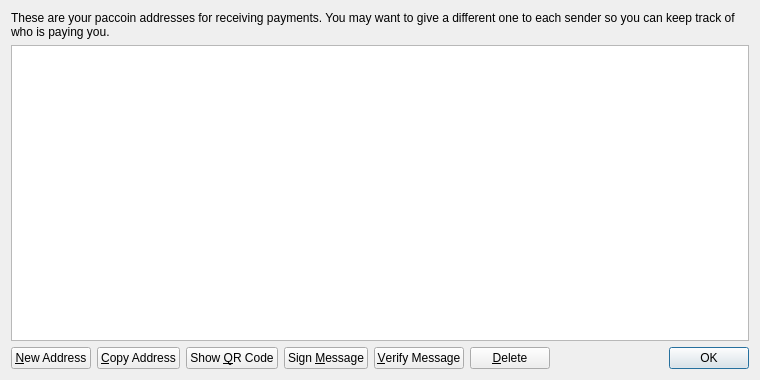
<?xml version="1.0" encoding="UTF-8"?>
<ui version="4.0">
 <class>AddressBookPage</class>
 <widget class="QWidget" name="AddressBookPage">
  <property name="geometry">
   <rect>
    <x>0</x>
    <y>0</y>
    <width>760</width>
    <height>380</height>
   </rect>
  </property>
  <property name="windowTitle">
   <string>Address Book</string>
  </property>
  <layout class="QVBoxLayout" name="verticalLayout">
   <item>
    <widget class="QLabel" name="labelExplanation">
     <property name="text">
      <string>These are your paccoin addresses for receiving payments. You may want to give a different one to each sender so you can keep track of who is paying you.</string>
     </property>
     <property name="textFormat">
      <enum>Qt::PlainText</enum>
     </property>
     <property name="wordWrap">
      <bool>true</bool>
     </property>
    </widget>
   </item>
   <item>
    <widget class="QTableView" name="tableView">
     <property name="contextMenuPolicy">
      <enum>Qt::CustomContextMenu</enum>
     </property>
     <property name="toolTip">
      <string>Double-click to edit address or label</string>
     </property>
     <property name="tabKeyNavigation">
      <bool>false</bool>
     </property>
     <property name="alternatingRowColors">
      <bool>true</bool>
     </property>
     <property name="selectionMode">
      <enum>QAbstractItemView::SingleSelection</enum>
     </property>
     <property name="selectionBehavior">
      <enum>QAbstractItemView::SelectRows</enum>
     </property>
     <property name="sortingEnabled">
      <bool>true</bool>
     </property>
     <attribute name="verticalHeaderVisible">
      <bool>false</bool>
     </attribute>
    </widget>
   </item>
   <item>
    <layout class="QHBoxLayout" name="horizontalLayout">
     <item>
      <widget class="QPushButton" name="newAddressButton">
       <property name="toolTip">
        <string>Create a new address</string>
       </property>
       <property name="text">
        <string>&amp;New Address</string>
       </property>
       <property name="icon">
        <iconset resource="../paccoin.qrc">
         <normaloff>:/icons/add</normaloff>:/icons/add</iconset>
       </property>
      </widget>
     </item>
     <item>
      <widget class="QPushButton" name="copyToClipboard">
       <property name="toolTip">
        <string>Copy the currently selected address to the system clipboard</string>
       </property>
       <property name="text">
        <string>&amp;Copy Address</string>
       </property>
       <property name="icon">
        <iconset resource="../paccoin.qrc">
         <normaloff>:/icons/editcopy</normaloff>:/icons/editcopy</iconset>
       </property>
      </widget>
     </item>
     <item>
      <widget class="QPushButton" name="showQRCode">
       <property name="text">
        <string>Show &amp;QR Code</string>
       </property>
       <property name="icon">
        <iconset resource="../paccoin.qrc">
         <normaloff>:/icons/qrcode</normaloff>:/icons/qrcode</iconset>
       </property>
      </widget>
     </item>
     <item>
      <widget class="QPushButton" name="signMessage">
       <property name="toolTip">
        <string>Sign a message to prove you own a paccoin address</string>
       </property>
       <property name="text">
        <string>Sign &amp;Message</string>
       </property>
       <property name="icon">
        <iconset resource="../paccoin.qrc">
         <normaloff>:/icons/edit</normaloff>:/icons/edit</iconset>
       </property>
      </widget>
     </item>
     <item>
      <widget class="QPushButton" name="verifyMessage">
       <property name="toolTip">
        <string>Verify a message to ensure it was signed with a specified paccoin address</string>
       </property>
       <property name="text">
        <string>&amp;Verify Message</string>
       </property>
       <property name="icon">
        <iconset resource="../paccoin.qrc">
         <normaloff>:/icons/transaction_0</normaloff>:/icons/transaction_0</iconset>
       </property>
      </widget>
     </item>
     <item>
      <widget class="QPushButton" name="deleteButton">
       <property name="toolTip">
        <string>Delete the currently selected address from the list</string>
       </property>
       <property name="text">
        <string>&amp;Delete</string>
       </property>
       <property name="icon">
        <iconset resource="../paccoin.qrc">
         <normaloff>:/icons/remove</normaloff>:/icons/remove</iconset>
       </property>
      </widget>
     </item>
     <item>
      <spacer name="horizontalSpacer">
       <property name="orientation">
        <enum>Qt::Horizontal</enum>
       </property>
       <property name="sizeHint" stdset="0">
        <size>
         <width>40</width>
         <height>20</height>
        </size>
       </property>
      </spacer>
     </item>
     <item>
      <widget class="QDialogButtonBox" name="buttonBox">
       <property name="sizePolicy">
        <sizepolicy hsizetype="Maximum" vsizetype="Fixed">
         <horstretch>0</horstretch>
         <verstretch>0</verstretch>
        </sizepolicy>
       </property>
       <property name="standardButtons">
        <set>QDialogButtonBox::Ok</set>
       </property>
      </widget>
     </item>
    </layout>
   </item>
  </layout>
 </widget>
 <resources>
  <include location="../paccoin.qrc"/>
 </resources>
 <connections/>
</ui>
